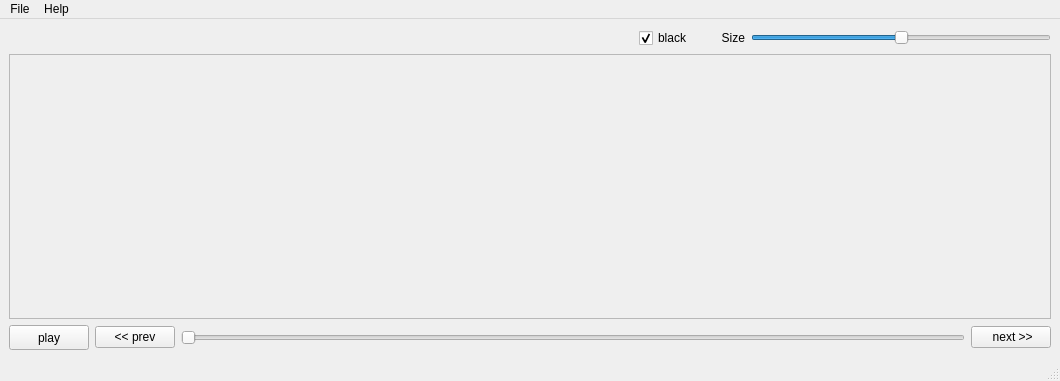
<?xml version="1.0" encoding="UTF-8"?>
<ui version="4.0">
 <class>MainWindow</class>
 <widget class="QMainWindow" name="MainWindow">
  <property name="geometry">
   <rect>
    <x>0</x>
    <y>0</y>
    <width>1060</width>
    <height>381</height>
   </rect>
  </property>
  <property name="minimumSize">
   <size>
    <width>440</width>
    <height>200</height>
   </size>
  </property>
  <property name="maximumSize">
   <size>
    <width>10000</width>
    <height>10000</height>
   </size>
  </property>
  <property name="windowTitle">
   <string>PXL Viewer</string>
  </property>
  <widget class="QWidget" name="centralwidget">
   <layout class="QGridLayout" name="gridLayout">
    <item row="1" column="0">
     <widget class="QScrollArea" name="scrollArea">
      <property name="verticalScrollBarPolicy">
       <enum>Qt::ScrollBarAsNeeded</enum>
      </property>
      <property name="horizontalScrollBarPolicy">
       <enum>Qt::ScrollBarAsNeeded</enum>
      </property>
      <property name="sizeAdjustPolicy">
       <enum>QAbstractScrollArea::AdjustToContents</enum>
      </property>
      <property name="widgetResizable">
       <bool>true</bool>
      </property>
      <widget class="QWidget" name="scrollAreaWidgetContents">
       <property name="geometry">
        <rect>
         <x>0</x>
         <y>0</y>
         <width>1040</width>
         <height>253</height>
        </rect>
       </property>
       <layout class="QGridLayout" name="gridLayout_2">
        <item row="0" column="0">
         <widget class="QLabel" name="label_canvas">
          <property name="minimumSize">
           <size>
            <width>384</width>
            <height>0</height>
           </size>
          </property>
          <property name="text">
           <string/>
          </property>
          <property name="scaledContents">
           <bool>false</bool>
          </property>
          <property name="alignment">
           <set>Qt::AlignLeading|Qt::AlignLeft|Qt::AlignTop</set>
          </property>
         </widget>
        </item>
       </layout>
      </widget>
     </widget>
    </item>
    <item row="2" column="0">
     <layout class="QHBoxLayout" name="horizontalLayout_2">
      <item>
       <widget class="QPushButton" name="playButton">
        <property name="sizePolicy">
         <sizepolicy hsizetype="Fixed" vsizetype="Fixed">
          <horstretch>25</horstretch>
          <verstretch>25</verstretch>
         </sizepolicy>
        </property>
        <property name="minimumSize">
         <size>
          <width>25</width>
          <height>25</height>
         </size>
        </property>
        <property name="maximumSize">
         <size>
          <width>16777215</width>
          <height>16777215</height>
         </size>
        </property>
        <property name="text">
         <string>play</string>
        </property>
        <property name="flat">
         <bool>false</bool>
        </property>
       </widget>
      </item>
      <item>
       <widget class="QPushButton" name="prevButton">
        <property name="text">
         <string>&lt;&lt; prev</string>
        </property>
       </widget>
      </item>
      <item>
       <widget class="QSlider" name="horizontalSlider_timeline">
        <property name="orientation">
         <enum>Qt::Horizontal</enum>
        </property>
       </widget>
      </item>
      <item>
       <widget class="QPushButton" name="nextButton">
        <property name="sizePolicy">
         <sizepolicy hsizetype="Fixed" vsizetype="Fixed">
          <horstretch>0</horstretch>
          <verstretch>0</verstretch>
         </sizepolicy>
        </property>
        <property name="text">
         <string> next &gt;&gt;</string>
        </property>
       </widget>
      </item>
     </layout>
    </item>
    <item row="0" column="0">
     <layout class="QHBoxLayout" name="horizontalLayout">
      <item>
       <widget class="QLabel" name="label_filename">
        <property name="text">
         <string/>
        </property>
       </widget>
      </item>
      <item>
       <widget class="QCheckBox" name="checkBox_black">
        <property name="maximumSize">
         <size>
          <width>60</width>
          <height>16777215</height>
         </size>
        </property>
        <property name="text">
         <string>black</string>
        </property>
        <property name="checked">
         <bool>true</bool>
        </property>
       </widget>
      </item>
      <item>
       <widget class="QLabel" name="label_2">
        <property name="enabled">
         <bool>true</bool>
        </property>
        <property name="maximumSize">
         <size>
          <width>40</width>
          <height>16777215</height>
         </size>
        </property>
        <property name="text">
         <string>Size</string>
        </property>
        <property name="alignment">
         <set>Qt::AlignRight|Qt::AlignTrailing|Qt::AlignVCenter</set>
        </property>
       </widget>
      </item>
      <item>
       <widget class="QSlider" name="horizontalSlider_size">
        <property name="maximumSize">
         <size>
          <width>300</width>
          <height>16777215</height>
         </size>
        </property>
        <property name="minimum">
         <number>1</number>
        </property>
        <property name="maximum">
         <number>15</number>
        </property>
        <property name="value">
         <number>8</number>
        </property>
        <property name="orientation">
         <enum>Qt::Horizontal</enum>
        </property>
       </widget>
      </item>
     </layout>
    </item>
   </layout>
  </widget>
  <widget class="QMenuBar" name="menubar">
   <property name="geometry">
    <rect>
     <x>0</x>
     <y>0</y>
     <width>1060</width>
     <height>22</height>
    </rect>
   </property>
   <widget class="QMenu" name="menuFile">
    <property name="title">
     <string>File</string>
    </property>
    <addaction name="actionOpen"/>
    <addaction name="actionimport"/>
    <addaction name="actionSave"/>
   </widget>
   <widget class="QMenu" name="menuHelp">
    <property name="title">
     <string>Help</string>
    </property>
    <addaction name="actionAbout"/>
   </widget>
   <addaction name="menuFile"/>
   <addaction name="menuHelp"/>
  </widget>
  <widget class="QStatusBar" name="statusbar"/>
  <action name="actionOpen">
   <property name="text">
    <string>Open PXL file</string>
   </property>
  </action>
  <action name="actionimport">
   <property name="text">
    <string>Import png, jpeg ...</string>
   </property>
  </action>
  <action name="actionSave">
   <property name="text">
    <string>Save as ...</string>
   </property>
  </action>
  <action name="actionAbout">
   <property name="text">
    <string>About</string>
   </property>
  </action>
 </widget>
 <resources/>
 <connections/>
</ui>
